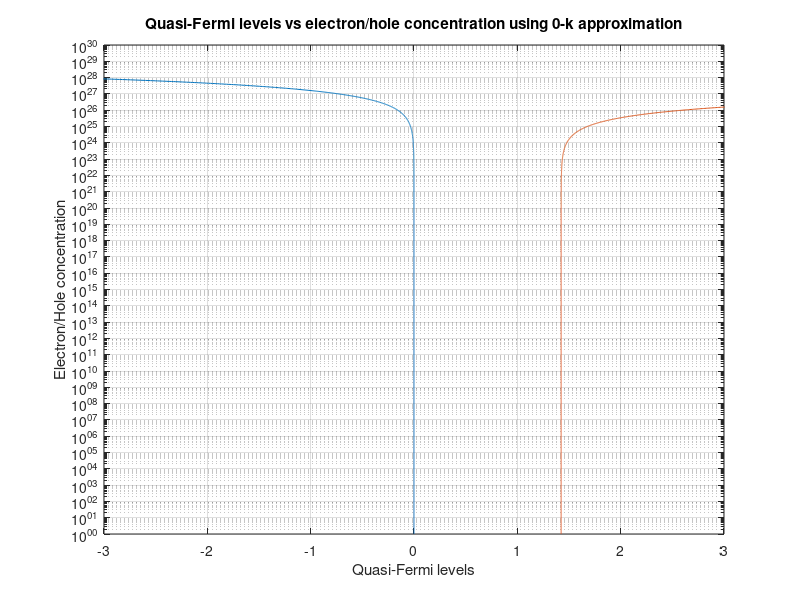
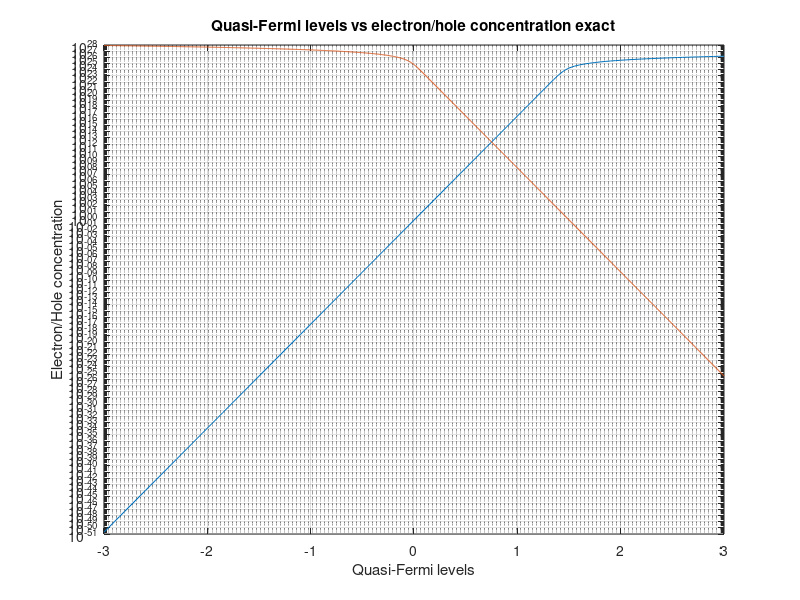
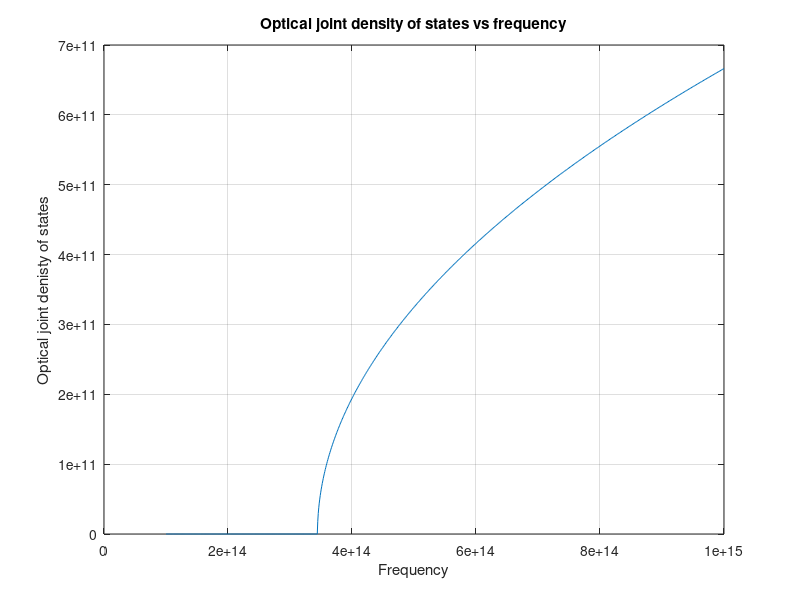
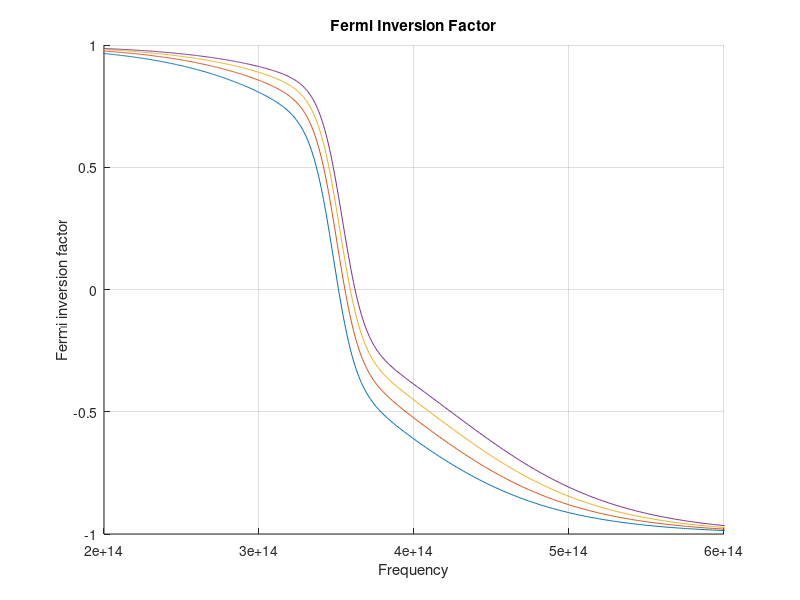

These figures' MATLAB source, in order:
close all;
clc;
clear all;

%% Implementing the constants and givens

%Givens
scattering_loss_coefficient = 2500; %per meter
radiative_recombination_lifetime = 2e-9; %2ns

%Constants
electron_charge = 1.602e-19;
boltzmann_constant = 1.38e-23;
speed_of_light = 3e8;

%Refrective index for double-heterostructure GaAs semiconductor
x = 0.3; %For Al0.3Ga0.7As
refractive_index1 = 3.5;
refractive_index2 = 3.5-0.62*x; 

%Recombination lifetime
internal_efficiency = 0.5;
recombination_lifetime = internal_efficiency * radiative_recombination_lifetime;

%Planks and reduced Planks constants
planks_constant = 6.626e-34;
reduced_planks_constant = planks_constant / (2 * pi);

%Electron and holes effective mass
electron_mass = 9.109e-31;
effective_hole_mass = 0.5 * electron_mass;
effective_electron_mass = 0.067 * electron_mass;
reduced_effective_mass = (effective_hole_mass * effective_electron_mass) / (effective_electron_mass + effective_hole_mass);

%Energy bandgap and wavelength
band_gap = 1.424; 
wavelength_at_band_gap = 1.24e-6 / band_gap;

%Valence band and conduction band postions
valence_band_edge = 0;
conduction_band_edge = band_gap - valence_band_edge;

%y = logspace(a,b,n) generates n points between decades 10^a and 10^b.
carrier_concentration = logspace(0,30,5000); 

%% Quasi-Fermi levels and the electron/hole concentration using zero-Kelvin approximation
fermi_conduction_band_edge = conduction_band_edge + (3*pi*pi)^(2/3) * (reduced_planks_constant^2) * (carrier_concentration.^(2/3)) / (2*effective_electron_mass*electron_charge); %Efc
fermi_valence_band_edge = valence_band_edge -(3*pi*pi)^(2/3) * (reduced_planks_constant^2) * (carrier_concentration.^(2/3)) / (2*effective_hole_mass*electron_charge); %Efv

%For debugging, q_debugging should be zero
quasi_fermi_levels_difference = band_gap + (3*pi*pi)^(2/3) * (reduced_planks_constant^2) * (carrier_concentration.^(2/3)) / (2*reduced_effective_mass*electron_charge); %Efc-Efv
q_debugging = (fermi_conduction_band_edge-fermi_valence_band_edge)-quasi_fermi_levels_difference;

%Plotting
figCounter = 1; %For the ease of plotting
figure(figCounter)
figCounter = figCounter +1;

%semilogy(X,Y) plots x- and y-coordinates using a linear scale on the x-axis and a base-10 logarithmic scale on the y-axis.
semilogy(fermi_valence_band_edge, carrier_concentration) 
hold on %To plot both of them on the same graph
semilogy(fermi_conduction_band_edge, carrier_concentration)
xlim([-3, 3]) %Limits choosed based on trial and error
grid on
title("Quasi-Fermi levels vs electron/hole concentration using 0-k approximation")
ylabel("Electron/Hole concentration")
xlabel("Quasi-Fermi levels")

%% Quasi-Fermi levels and the electron/hole concentration exact
conduction_band_edge1 = -3:0.05:3; %Limits choosed based on trial and error

%Constant multiplied by the integration
const_electron_denisty = sqrt(2) * (effective_electron_mass^(3/2)) / ((pi^2) * (reduced_planks_constant^3)); 

%Function 
electron_concentration_dE = @(E) sqrt((E - band_gap) * electron_charge) ./ (1+exp((E - conduction_band_edge1) .* electron_charge / (boltzmann_constant*300)));

%q = integral(fun,xmin,xmax,Name,Value)numerically integrates function fun
%from xmin to xmax using global adaptive quadrature and default error tolerances with one or more Name,Value pair arguments
electron_concentration = const_electron_denisty * integral(electron_concentration_dE, band_gap, inf, 'ArrayValued', true) .* electron_charge;

fermi_valence_band_edge1 = -3:0.005:3;
const_hole_denisty = sqrt(2) * (effective_hole_mass ^ (3/2)) / ((pi ^ 2) * (reduced_planks_constant ^ 3));
hole_concentration_dE = @(E) const_hole_denisty * sqrt(-E * electron_charge) ./ (1 + exp((-E + fermi_valence_band_edge1) .* electron_charge / (boltzmann_constant * 300)));
hole_concentration = integral(hole_concentration_dE, -inf, 0, 'ArrayValued', true) .* electron_charge;

%Plotting
figure(figCounter)
figCounter = figCounter +1;
semilogy(conduction_band_edge1, electron_concentration)
hold on
semilogy(fermi_valence_band_edge1, hole_concentration)
xlim([-3, 3])
grid on
title("Quasi-Fermi levels vs electron/hole concentration exact")
ylabel("Electron/Hole concentration")
xlabel("Quasi-Fermi levels")


%% Optical Joint Denisty of states

%Dimensions
thickness = 0.1e-6;
len = 1000e-6;
width = 10e-6;

%Current density assumptions to get electrons concentration
%current_density = 0:10e3:700e4; %per meter squared
current_density = [200e4 400e4 600e4 800e4];
frequency = logspace(14,15,1000);
%frequency = 1e14:9e11:1e15;

%Initial value for optical joint denisty of states
optical_joint_density_of_states = zeros(1, 1000);

for x = 1:length(frequency)
    %Make sure that photon energy > Energy gap
    if planks_constant * frequency(x) >= band_gap * electron_charge
        optical_joint_density_of_states(x) = (2*sqrt(2) * (reduced_effective_mass ^ (3/2)) * sqrt(planks_constant * frequency(x) - band_gap * electron_charge)) / (pi * reduced_planks_constant ^ (2));
    else
        optical_joint_density_of_states(x) = 0;
    end
end
figure(figCounter)
figCounter = figCounter + 1;
plot(frequency, optical_joint_density_of_states)
title("Optical joint density of states vs frequency")
ylabel("Optical joint denisty of states")
xlabel("Frequency")
grid on

%% Gain & Fermi inversion factor
%Initial value, 1000 is the frequency length
optical_absorption_coefficient = zeros(1, 1000);
gain_coefficient = zeros(1, 1000);
gain_const = zeros(1, 1000);
gain = zeros(1, 1000);
maximum_gain = zeros(1, length(current_density));


for i = 1:length(current_density)
    carrier_density = current_density(i) * recombination_lifetime/ (thickness * electron_charge);
    
    quasi_fermi_conduction_band_diff = (3*pi*pi) ^ (2/3) * (reduced_planks_constant^2) * (carrier_density^(2/3)) / (2*effective_electron_mass*electron_charge); %Efc - Ec
    quasi_fermi_valence_band_diff = (3*pi*pi) ^ (2/3) * (reduced_planks_constant^2) * (carrier_density ^(2/3)) / (2*reduced_effective_mass*electron_charge); %Ev - Efv
 
    for c = 1:length(frequency)
        %Get (reduced plank const * k)^2 alone --> Same method as Sheet 6 pb 2
        hk_squared = (planks_constant*frequency(c) - (band_gap * electron_charge)) * 2 * reduced_effective_mass; %(h_bar*k)^2 = (E-Eg)*2mr
        
        %Use it in E1-Ev = -(hk_squared)/2mh
        valence_band_hk_const = -hk_squared /(2*effective_hole_mass*electron_charge);
        
        %Use it in E2-Ec = (hk_squared)/2me
        conduction_band_hk_const = hk_squared / (2 * effective_electron_mass * electron_charge);
        
        %Get E2-Efc & E1-Efv to replace them and get Fermi inversion factor
        conduction_band_edge_energy_2 = (conduction_band_hk_const) - (quasi_fermi_conduction_band_diff); %Efc-E2
        valence_band_edge_energy_2 = (valence_band_hk_const) + (quasi_fermi_valence_band_diff); %E1-Efv
        
        %Get exponentiels to get Fermi inversion factor
        conduction_band_filling_factor_energy_2 = 1 / (1 + exp(conduction_band_edge_energy_2 * electron_charge / (boltzmann_constant * 300)));
        valence_band_filling_factor_energy_1 = 1 / (1 + exp(valence_band_edge_energy_2 * electron_charge / (boltzmann_constant * 300)));
        
        finv(c) = conduction_band_filling_factor_energy_2 - valence_band_filling_factor_energy_1;
        
        gain_const(c) = ((speed_of_light/ frequency(c)) ^ 2) / (8 * pi * radiative_recombination_lifetime * (refractive_index1 ^ 2)); 
        
        gain_coeff(c) = gain_const(c) * optical_joint_density_of_states(c) * finv(c);
    end
    maximum_gain(i) = max(gain_coeff);

%Plotting the fermi inversion factor
figure(figCounter)
hold on
plot(frequency,finv)
xlim([2e14 6e14])
title("Fermi Inversion Factor")
ylabel("Fermi inversion factor")
xlabel("Frequency")
grid on
%figCounter = figCounter +1;

%Plotting the gain with the current denisty
figure(figCounter +1)
hold on
%figCounter = figCounter +1;
plot(frequency,gain_coeff)
xlim([3e14 4e14])
ylim([-2e4 4e4])
title("Gain coefficient")
xlabel("Frequency")
ylabel("Gain coefficient")
grid on 

end

%Plotting the max gain with the current denisty
figure(figCounter +2)
figCounter = figCounter +3;
plot(current_density,maximum_gain)
%xlim([0 10e6])
xlabel("injection current")
ylabel("Peak gain coefficient")
grid on

%% Finding the transparency current
Jtr = 230;
scattering_loss_coefficient = 25;
J_transparency = Jtr +(scattering_loss_coefficient/internal_efficiency);
Jth = 1.5 * J_transparency;
R1=1;
gamma_0 = internal_efficiency*(Jth-J_transparency);
R2 = (1/R1)*exp(-2*len*(gamma_0 - scattering_loss_coefficient));
disp('power reflectivity of the other mirror is');
disp(R2);



